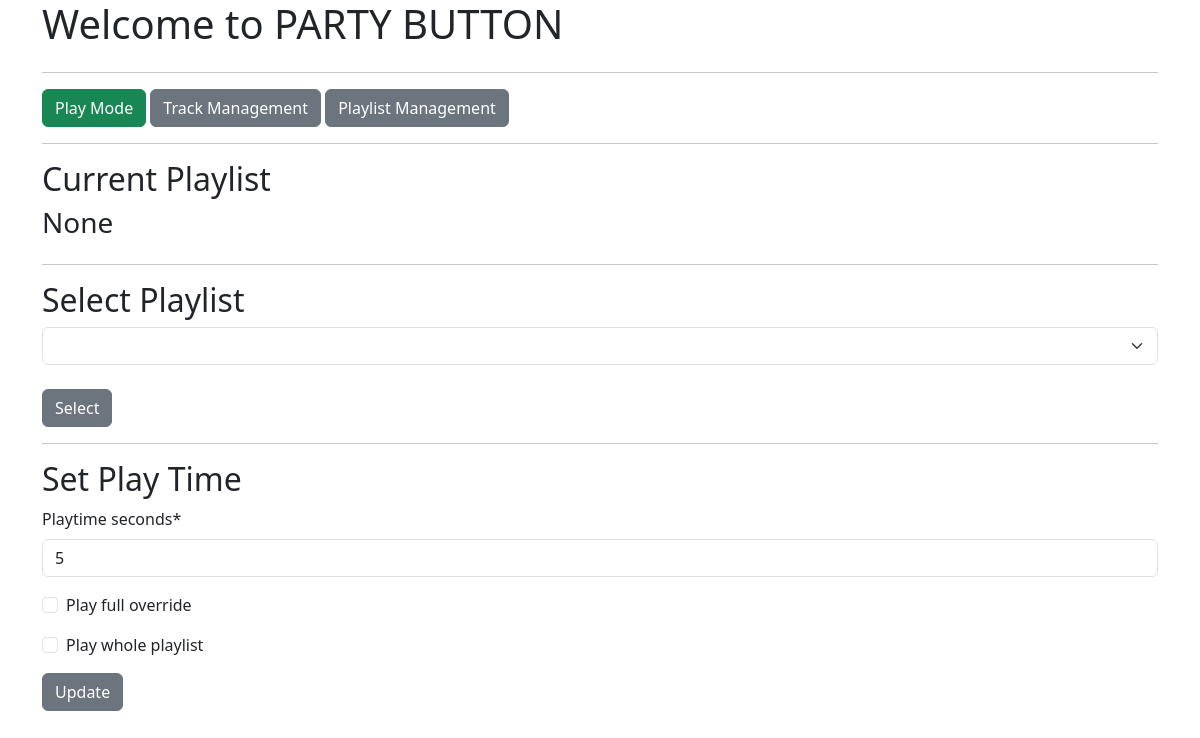
The app's page /selectplaylist/, older data.
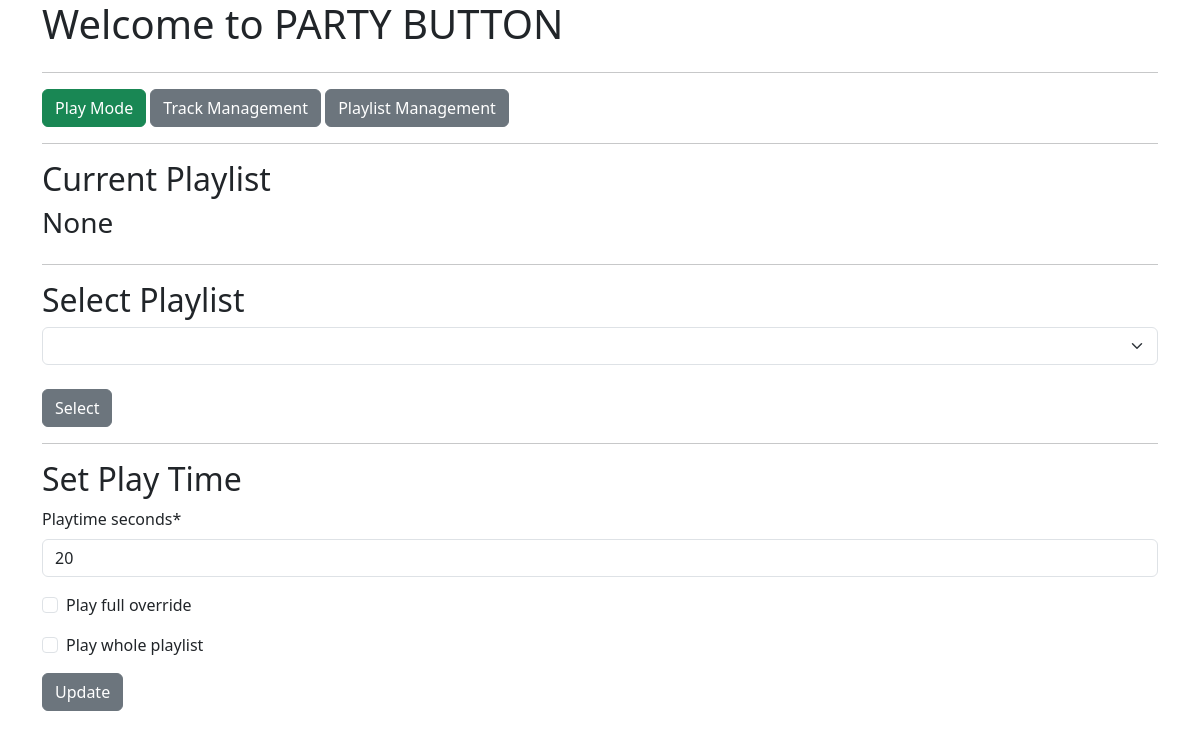
The same page, newer data.
### mp3_manager/models.py (models this page shows, shortened)
class Playtime(models.Model):
    playtime_seconds = models.IntegerField(blank=False, null=False,
                                  default=20,
                                  validators=[MinValueValidator(0),
                                              MaxValueValidator(600)])
    play_full_override = models.BooleanField(blank=False, null=False,
                                             default=False)
    play_whole_playlist = models.BooleanField(blank=False, null=False,
                                             default=False)
    playlist_selection = models.ForeignKey(Playlist, null=True,
                                           on_delete=models.PROTECT)

### mp3_manager/views.py (the view, shortened to what this page needs)
# urls.py: path("selectplaylist/", views.IndexView.as_view(), name='selectplaylist'),
class IndexView(generic.ListView, FormMixin):
    form_class = PlaytimeForm
    template_name = "mp3_manager/index.html"
    context_object_name = "tracks_list"
    def get(self, request):
        playlists = Playlist.objects.all()
        playtime = Playtime.objects.all()[0]
        return render(request, self.template_name,
                      {"playtime": playtime,
                       "playtimeform": PlaytimeForm(instance=playtime),
                       "playlists": playlists})

### mp3_manager/form.py
class PlaytimeForm(ModelForm):
    class Meta:
        model = Playtime
        fields = ["playtime_seconds", "play_full_override", "play_whole_playlist"]

### mp3_manager/templates/mp3_manager/index.html (shortened to what this page needs)
{% extends "./base.html" %}
{% load crispy_forms_tags %}
{% block content %}
  <div class="row">
    <div class="col">
      <a href="/"><button type="button" class="btn btn-success">Play Mode</button></a>&nbsp;<a  href="/tracks"><button type="button" class="btn btn-secondary">Track Management</button></a>&nbsp;<a href="/playlists"><button type="button" class="btn btn-secondary">Playlist Management</button></a>
    </div>
  </div>
  <hr>
  <div class="row">
    <div class="col">
      <h2>Current Playlist</h2>
      <h3>{{ playtime.playlist_selection }}</h3>
    </div>
  </div>
  <hr>
  <div class="row">
    <div class="col">
       <h2>Select Playlist</h2>
       <form id="selectplaylist_form" id="selectplaylist_form" action={% url 'mp3_manager:selectplaylist' %} method="post" enctype="multipart/form-data">
        <select  class="form-select"  id="playlist_selection" name="playlist_selection">
        </select><br>
        <input class="btn btn-secondary" type="submit" form="selectplaylist_form" value="Select" id="selectplaylist_submit" name="selectplaylist_submit"></input>
       </form>
    </div>
  </div>
  <hr>
  <div class="row">
      <div class="col">
         <h2>Set Play Time</h2>
         <form id="playtime_form" id="name_form" action={% url 'mp3_manager:index' %} method="post" enctype="multipart/form-data">
          {{ playtimeform|crispy }}
         <input class="btn btn-secondary" type="submit" form="playtime_form" value="Update" id="playtime_update" name="playtime_update"></input>
         </form>
      </div>
  </div>
{% endblock %}

Row changes from the older to the newer data that the page shows:
changed Playtime "None": playtime_seconds "5" → "20"
